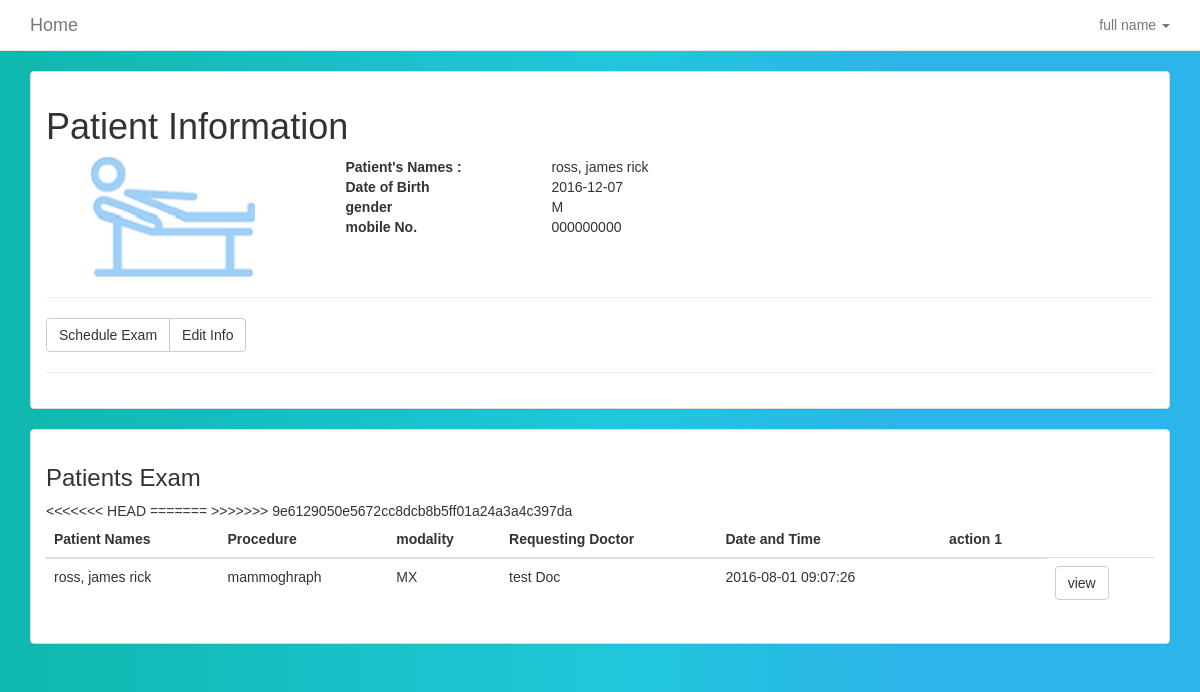
Screenshot of /patientinfo?id=578df1530ed11 (signed in) with the database file from the repository.
### tables this page shows
CREATE TABLE `patient_details` (
  `patient_id` varchar(30) NOT NULL,
  `patient_name` varchar(50) NOT NULL,
  `birthday` date NOT NULL,
  `phonenumber` varchar(50) NOT NULL,
  `national_id` varchar(50) NOT NULL,
  `status` varchar(11) NOT NULL,
  `gender` varchar(10) NOT NULL,
  `created_at` timestamp NOT NULL DEFAULT CURRENT_TIMESTAMP
);

CREATE TABLE `exam_info` (
  `exam_id` varchar(30) NOT NULL,
  `performer_id` varchar(30) NOT NULL,
  `patient_id` varchar(30) NOT NULL,
  `req_physician` varchar(50) NOT NULL,
  `modality` varchar(2) NOT NULL,
  `exam_name` varchar(50) NOT NULL,
  `exam_reason` text NOT NULL,
  `receipt` varchar(20) NOT NULL,
  `amount` int(11) NOT NULL,
  `created_at` timestamp NOT NULL DEFAULT CURRENT_TIMESTAMP ON UPDATE CURRENT_TIMESTAMP,
  `exam_done` tinyint(4) NOT NULL,
  `report_done` tinyint(4) NOT NULL
);

### app/conn_db.php (called while the page is built, shortened)
<?php
$conn = "";
function affected() {
    global $conn, $rows_affected;
    $rows_affected = mysqli_affected_rows($conn);
    if ($rows_affected < 1) {
        $error_sql ="No information added to or retreived from database. Try checking your parameters" . "<br>";
        error_handler($error_sql, mysqli_errno($conn), mysqli_error($conn));
        return 0;
    }
    else {
        return $rows_affected;
    }
}
function db_query($sql) {
    global $conn;
    $result = $conn->query($sql);
    if ($result == FALSE) {
        $error_sql = "Error querying db, check sql statement" . "<br>";
        error_handler($error_sql, mysqli_errno($conn), mysqli_error($conn));
    }
    else {
        return $result;
    }
}
?>

### views_user/patientinfo.php (the view, shortened to what this page needs)
<?php
 $identification = $_GET['id'];
$sql_patient = "SELECT * FROM patient_details WHERE patient_id = '$identification'";
$a_patient = db_query($sql_patient);
$this_patient = $a_patient->fetch_assoc();
$sql_schedule = "SELECT exam_info.exam_id, patient_details.patient_name, exam_info.req_physician, exam_info.exam_name, exam_info.modality, exam_info.created_at  FROM exam_info INNER JOIN patient_details ON exam_info.patient_id=patient_details.patient_id where exam_info.patient_id='$identification'";
$schedule = db_query($sql_schedule);
?>
<div class="section">
  <div class="container">
           <div class="panel panel-default panel-faded">
                <div class="panel-body">
    <div class="row">
      <div class="col-md-12">
        <h1>Patient Information</h1>
      </div>
    </div>
    <div class="row">
      <div class="col-md-3">
        <img src="assets/img/viewexam.png"
        class="center-block img-rounded img-responsive">
      </div>
      <div class="col-md-9">
         <div class="col-md-3">
        <dt>Patient's Names :</dt>
        </div>
        <div class="col-md-9">
        <dd><?php echo $this_patient["patient_name"];?></dd>
        </div>
        <div class="col-md-3">
              <dt>Date of Birth</dt>
        </div>
        <div class="col-md-9">
              <dd><?php echo $this_patient["birthday"];?></dd>
        </div>
        <div class="col-md-3">
              <dt>gender</dt>
        </div>
        <div class="col-md-9">
              <dd><?php echo $this_patient["gender"];?></dd>
        </div>
        <div class="col-md-3">
              <dt>mobile No.</dt>
        </div>
        <div class="col-md-9">
              <dd><?php echo $this_patient["phonenumber"];?></dd>
        </div>
      </div>
    </div>
    <div class="row">
      <div class="col-md-12">
        <hr>
      </div>
    </div>
        <div class="row">
          <div class="col-md-12">
            <div class="btn-group">
              <a href="newexam?patient_id=<?php echo $identification ?>" class="btn btn-default">Schedule Exam</a>
              <a href="edit-patient?id=<?php echo $identification;?>" class="btn btn-default">Edit Info</a>
            </div>
          </div>
        </div>
    <div class="row">
      <div class="col-md-12">
        <hr>
      </div>
    </div>
      </div>
    </div>
  </div>
</div>
<div class="section">
      <div class="container">
           <div class="panel panel-default panel-faded">
                <div class="panel-body">
        <div class="row">
          <div class="col-md-12">
            <h3>Patients Exam</h3>
          </div>
      <div class="col-md-12">
        <table class="table">
          <thead>
            <tr>
              <th>Patient Names</th>
              <th>Procedure</th>
              <th>modality</th>
              <th>Requesting Doctor</th>
              <th>Date and Time</th>
              <th>action 1</th>
            </tr>
          </thead>
          <tbody>
            <?php
             while ($row = $schedule->fetch_assoc()) {
                ?>
            <tr>
            <td><?php echo $row["patient_name"]?></td>
            <td><?php echo $row["exam_name"]?></td>
            <td><?php echo $row["modality"]?></td>
            <td><?php echo $row["req_physician"]?></td>
            <td><?php echo $row["created_at"]?></td>
            <td><?php echo $row["date_time"]?></td>
            <td><a class="btn btn-default" href="examinfo?id=<?php echo $row['exam_id'];?>">view</a></td>
            </tr>
            <?php }
            ?>
          </tbody>
        </table>
      </div>
    </div>
  </div>
</div>
</div>
</div>

### assets/css/style.css (style rules this page uses)
body { background:linear-gradient(90deg, #0fb8ad 0%, #1fc8db 51%, #2cb5e8 75%); font-family: Arial,sans-serif; }

### rows the page displays
patient_details: patient_name "ross, james rick", birthday "2016-12-07", gender "M", phonenumber "000000000"
exam_info: patient.patient_name "ross, james rick", exam_name "mammoghraph", modality "MX", req_physician "test Doc", created_at "2016-08-01 09:07:26"

### other values shown
$_SESSION["full_name"] "full name"
